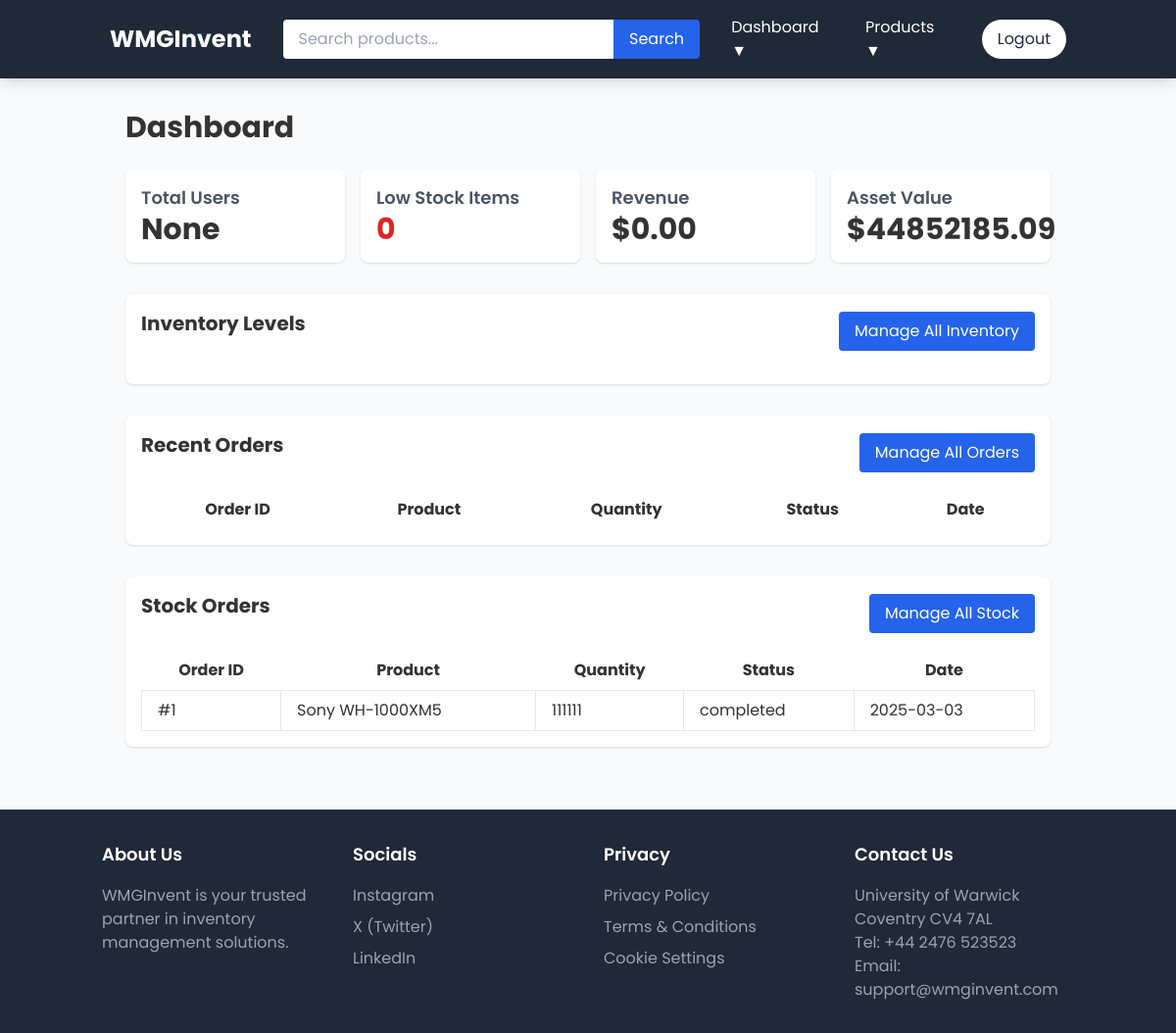
Page /dashboard (signed in) on the committed database.
### app/models/stock_order.py (models this page shows)
class StockOrder(db.Model):
    id = db.Column(db.Integer, primary_key=True)
    product_id = db.Column(db.Integer, db.ForeignKey('product.id'), nullable=False)
    quantity = db.Column(db.Integer, nullable=False)
    status = db.Column(db.String(20), default='pending')  # pending, approved, completed, cancelled
    created_at = db.Column(db.DateTime, default=datetime.utcnow)
    updated_at = db.Column(db.DateTime, default=datetime.utcnow, onupdate=datetime.utcnow)
    product = db.relationship('Product', backref='stock_orders')

### app/models/product.py (models this page shows, shortened)
class Product(db.Model):
    id = db.Column(db.Integer, primary_key=True)
    name = db.Column(db.String(128), nullable=False)                     # Product name (required)
    description = db.Column(db.Text)                                     # Product description
    price = db.Column(db.Float, nullable=False)                          # Product price (required)
    stock_level = db.Column(db.Integer, default=0)                       # Current inventory count
    min_stock_level = db.Column(db.Integer, default=10)                  # Threshold for reordering
    category_id = db.Column(db.Integer, db.ForeignKey('category.id'), nullable=False)  # Product category
    image_url = db.Column(db.String(512))                                # For storing direct image URLs
    created_at = db.Column(db.DateTime, default=datetime.utcnow)         # Creation timestamp
    updated_at = db.Column(db.DateTime, default=datetime.utcnow, onupdate=datetime.utcnow)  # Last update

### app/routes/main.py (the view)
@bp.route('/dashboard')
@login_required
def dashboard():
    user_orders = Order.query.filter_by(user_id=current_user.id).order_by(Order.created_at.desc()).limit(10).all()
    stock_orders = StockOrder.query.order_by(StockOrder.created_at.desc()).limit(10).all()
    if current_user.can_manage_stock():
        total_products = Product.query.count()
        low_stock_products = Product.query.filter(Product.stock_level <= Product.min_stock_level).all()
        low_stock_count = len(low_stock_products)
        category_count = Category.query.count()
        total_value = sum(p.price * p.stock_level for p in Product.query.all())
        revenue = sum(o.total_price for o in Order.query.filter_by(status='Completed').all())
        products = Product.query.all()
        chart_data = {
            'data': [{
                'type': 'bar',
                'x': [p.name for p in products],
                'y': [p.stock_level for p in products],
                'name': 'Current Stock'
            }, {
                'type': 'bar',
                'x': [p.name for p in products],
                'y': [p.min_stock_level for p in products],
                'name': 'Minimum Stock'
            }],
            'layout': {
                'title': 'Stock Levels by Product',
                'barmode': 'group'
            }
        }
        chart_json = json.dumps(chart_data)
    else:
        total_products = low_stock_count = category_count = total_value = revenue = None
        chart_json = None
    if current_user.can_manage_users():
        total_users = User.query.count()
        recent_users = User.query.order_by(User.id.desc()).limit(5).all()
    else:
        total_users = recent_users = None
    return render_template('main/dashboard.html',
                         user_orders=user_orders,
                         stock_orders=stock_orders,
                         total_products=total_products,
                         low_stock_count=low_stock_count,
                         category_count=category_count,
                         total_value=total_value,
                         revenue=revenue,
                         chart_json=chart_json,
                         total_users=total_users,
                         recent_users=recent_users)

### app/__init__.py (called while the page is built)
def create_app(config_class=Config):
    app = Flask(__name__)  # Use built-in static folder in app/static
    app.config.from_object(config_class)
    db.init_app(app)
    login_manager.init_app(app)
    migrate.init_app(app, db)
    csrf.init_app(app)
    login_manager.login_view = 'auth.login'
    login_manager.login_message_category = 'info'
    from app.models.category import Category
    @app.context_processor
    def inject_categories():
        return dict(categories=Category.query.all())
    from app.routes import auth, main, products, admin, orders, reorders
    app.register_blueprint(auth.bp)
    app.register_blueprint(main.bp)
    app.register_blueprint(products.bp)
    app.register_blueprint(admin.bp)
    app.register_blueprint(orders.bp)
    app.register_blueprint(reorders.bp)
    print(f"Static folder path: {app.static_folder}")
    return app

### app/models/user.py (called while the page is built)
@login_manager.user_loader
def load_user(id):
    return User.query.get(int(id))

    def can_manage_stock(self):
        return self.role in ['admin', 'site_admin']

    def can_manage_users(self):
        return self.role == 'site_admin'

### app/templates/main/dashboard.html (shortened to what this page needs)
{% extends "base.html" %}
{% block content %}
<div class="container mx-auto px-4">
    <h1 class="text-3xl font-bold mb-6">Dashboard</h1>
    {% if current_user.can_manage_stock() %}
    <div class="grid grid-cols-1 md:grid-cols-4 gap-4 mb-8">
        <button onclick="toggleGraph('totalUsers')" class="bg-white p-4 rounded-lg shadow hover:bg-gray-50 transition-colors text-left">
            <h3 class="text-lg font-semibold text-gray-600">Total Users</h3>
            <p class="text-3xl font-bold">{{ total_users }}</p>
        </button>
        <button onclick="toggleGraph('lowStockItems')" class="bg-white p-4 rounded-lg shadow hover:bg-gray-50 transition-colors text-left">
            <h3 class="text-lg font-semibold text-gray-600">Low Stock Items</h3>
            <p class="text-3xl font-bold text-red-600">{{ low_stock_count }}</p>
        </button>
        <button onclick="toggleGraph('revenue')" class="bg-white p-4 rounded-lg shadow hover:bg-gray-50 transition-colors text-left">
            <h3 class="text-lg font-semibold text-gray-600">Revenue</h3>
            <p class="text-3xl font-bold">${{ "%.2f"|format(revenue) }}</p>
        </button>
        <button onclick="toggleGraph('assetValue')" class="bg-white p-4 rounded-lg shadow hover:bg-gray-50 transition-colors text-left">
            <h3 class="text-lg font-semibold text-gray-600">Asset Value</h3>
            <p class="text-3xl font-bold">${{ "%.2f"|format(total_value) }}</p>
        </button>
    </div>
    {% endif %}
    {% if current_user.can_manage_stock() %}
    <div class="bg-white p-4 rounded-lg shadow mb-8">
        <div class="flex items-center justify-between mb-4">
            <h2 class="text-xl font-bold mb-4">Inventory Levels</h2>
            <a href="{{ url_for('admin.inventory') }}"
               class="px-4 py-2 bg-blue-600 text-white rounded hover:bg-blue-700 transition-colors">
                Manage All Inventory
            </a>
        </div>
    </div>
    {% endif %}
    <div class="bg-white p-4 rounded-lg shadow mb-8">
        <div class="flex items-center justify-between mb-4">
            <h2 class="text-xl font-bold mb-4">Recent Orders</h2>
            <a href="{{ url_for('admin.orders') }}"
               class="px-4 py-2 bg-blue-600 text-white rounded hover:bg-blue-700 transition-colors">
                Manage All Orders
            </a>
        </div>
        <div class="overflow-x-auto">
            <table class="min-w-full">
                <thead>
                    <tr>
                        <th class="px-4 py-2">Order ID</th>
                        <th class="px-4 py-2">Product</th>
                        <th class="px-4 py-2">Quantity</th>
                        <th class="px-4 py-2">Status</th>
                        <th class="px-4 py-2">Date</th>
                    </tr>
                </thead>
            </table>
        </div>
    </div>
    {% if current_user.can_manage_stock() %}
    <div class="bg-white p-4 rounded-lg shadow mb-8">
        <div class="flex items-center justify-between mb-4">
            <h2 class="text-xl font-bold mb-4">Stock Orders</h2>
            <a href="{{ url_for('admin.stock_orders') }}"
               class="px-4 py-2 bg-blue-600 text-white rounded hover:bg-blue-700 transition-colors">
                Manage All Stock
            </a>
        </div>
        <div class="overflow-x-auto">
            <table class="min-w-full">
                <thead>
                    <tr>
                        <th class="px-4 py-2">Order ID</th>
                        <th class="px-4 py-2">Product</th>
                        <th class="px-4 py-2">Quantity</th>
                        <th class="px-4 py-2">Status</th>
                        <th class="px-4 py-2">Date</th>
                    </tr>
                </thead>
                <tbody>
                    {% for stock_order in stock_orders[:5] %}
                    <tr>
                        <td class="border px-4 py-2">#{{ stock_order.id }}</td>
                        <td class="border px-4 py-2">{{ stock_order.product.name }}</td>
                        <td class="border px-4 py-2">{{ stock_order.quantity }}</td>
                        <td class="border px-4 py-2">{{ stock_order.status }}</td>
                        <td class="border px-4 py-2">{{ stock_order.created_at.strftime('%Y-%m-%d') }}</td>
                    </tr>
                    {% endfor %}
                </tbody>
            </table>
        </div>
    </div>
    {% endif %}
</div>
{% endblock %}

### app/static/css/style.css (style rules this page uses)
body { font-family: 'Poppins', sans-serif; line-height: 1.6; color: #333; background-color: #f5f5f5; }

### rows in the picture
StockOrder: id "1", product.name "Sony WH-1000XM5", quantity "111111", status "completed", created_at "2025-03-03"

### other values in the picture
{{ total_users }} "None"
{{ low_stock_count }} "0"
{{ "%.2f"|format(revenue) }} "0.00"
{{ "%.2f"|format(total_value) }} "44852185.09"
